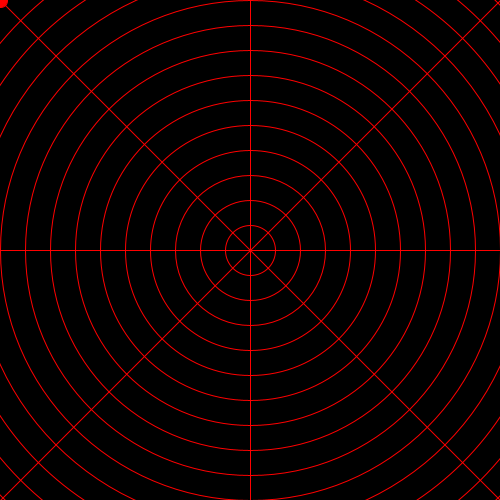
Frame 1 (no input)
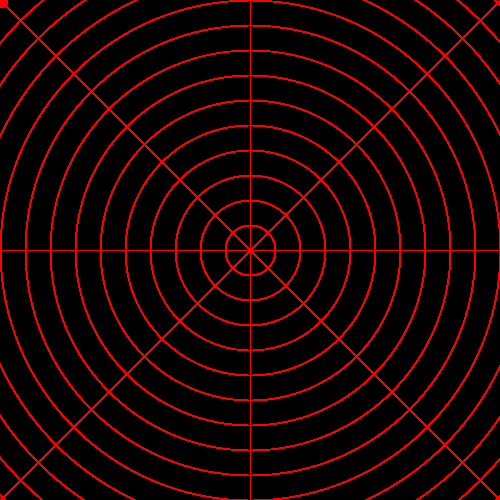
Frame 60 (the mouse pressed at the canvas centre just before this capture)
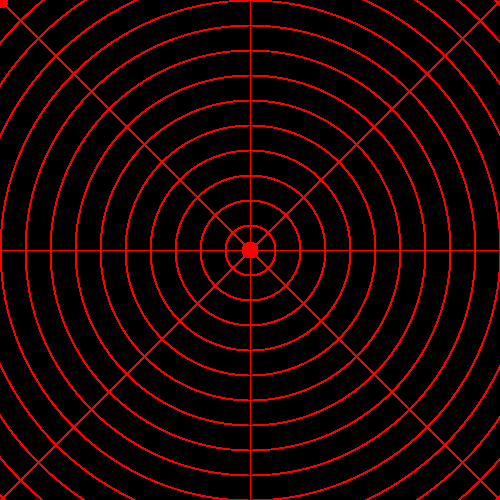
Frame 120 (the mouse held since frame 60 and released just before this capture)

The Processing sketch that drew these frames (run headless with seeded random() and noise(); from frame 60 on, the mouse is pressed at the canvas centre):

// Processing sketch: cross_sketch_1st_week
// ── cross_sketch_1st_week.pde
//sketch
void setup(){
size(500,500);
background(0);
}

void draw(){
//stroke colour
stroke(255,0,0);
//cross
line(0,0,500,500);
line(0,500,500,0);
//circles
noFill();
circle(250,250,50);
circle(250,250,100);
circle(250,250,150);
circle(250,250,200);
circle(250,250,250);
circle(250,250,300);
circle(250,250,350);
circle(250,250,400);
circle(250,250,450);
circle(250,250,500);
circle(250,250,550);
circle(250,250,600);
circle(250,250,650);
circle(250,250,700);
//plus
line(0,250,500,250);
line(250,0,250,500);
//mouse-following red line
fill(255,0,0);
circle(mouseX,mouseY,15);
}
